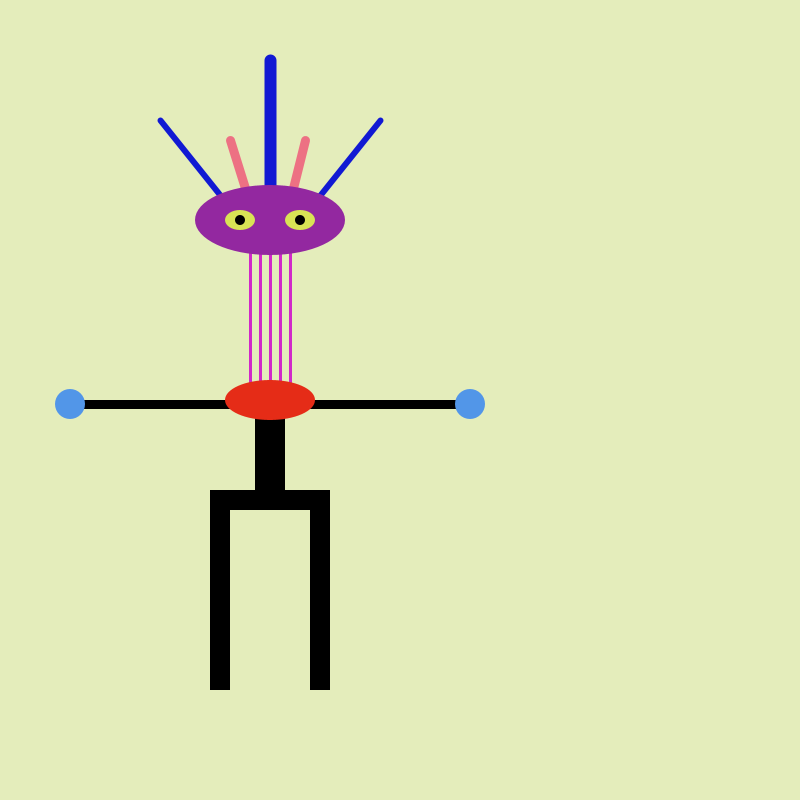
Frame 1 (no input)
Frame 60 (the mouse pressed at the canvas centre just before this capture): identical to frame 1, image omitted
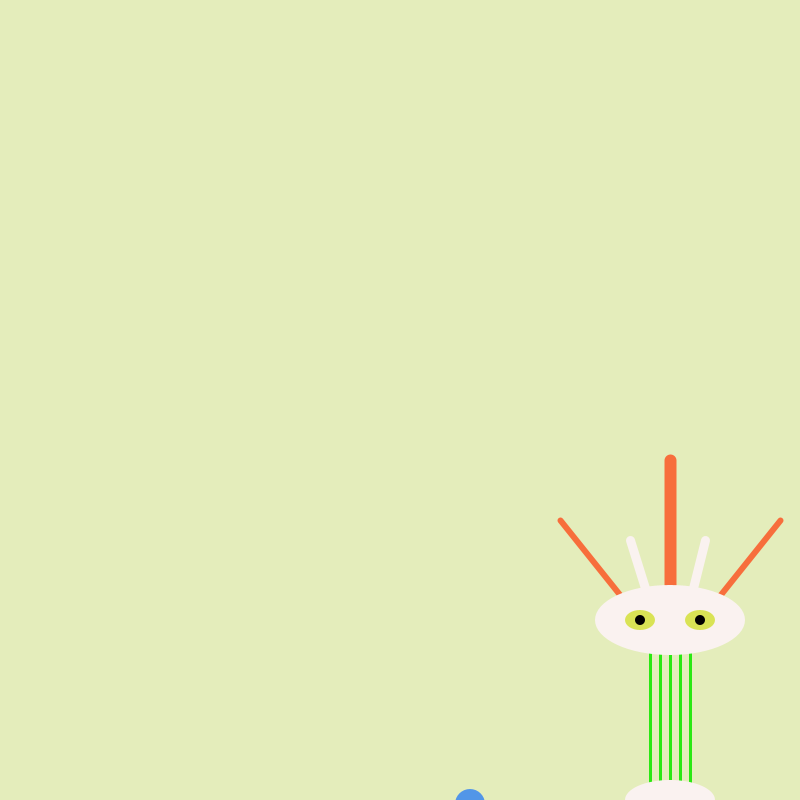
Frame 120 (the mouse held since frame 60 and released just before this capture)

The Processing sketch that drew these frames (run headless with seeded random() and noise(); from frame 60 on, the mouse is pressed at the canvas centre):

// Processing sketch: processing_56168
// ── processing_56168.pde

void setup() {
  size (800,800);
}

void draw() {
  
smooth();
strokeWeight(3);
background(#E4EDBB);
ellipseMode(RADIUS);

//Neck
stroke(#D128C9);
if (mousePressed == true) {
  stroke(#2AE813);
}
line(mouseX+250, mouseY+250, mouseX+250, mouseY+390);
line(mouseX+260, mouseY+250, mouseX+260, mouseY+390);
line(mouseX+270, mouseY+250, mouseX+270, mouseY+390);
line(mouseX+280, mouseY+250, mouseX+280, mouseY+390);
line(mouseX+290, mouseY+250, mouseX+290, mouseY+390);

//Antennae
strokeWeight(6);
stroke(#1119D3);
if (mousePressed == true) {
  stroke(#F76E3C);
}
line(mouseX+240, mouseY+220, mouseX+160, mouseY+120);
line(mouseX+300, mouseY+220, mouseX+380, mouseY+120);
strokeWeight(12);
line(mouseX+270, mouseY+220, mouseX+270, mouseY+60);
strokeWeight(9);
stroke(#ED7183);
if (mousePressed == true) {
  stroke(#FAF2F0);
}
line(mouseX+255, mouseY+220, mouseX+230, mouseY+140);
line(mouseX+285, mouseY+220, mouseX+305, mouseY+140);

//Head
noStroke();
fill(#9328A0);
if (mousePressed == true) {
  fill(#FAF2F0);
}
ellipse(mouseX+270, mouseY+220, 75, 35);
fill(#D9E355);
ellipse(mouseX+240, mouseY+220, 15, 10);
ellipse(mouseX+300, mouseY+220, 15, 10);
fill(0);
ellipse(mouseX+240, mouseY+220, 5, 5);
ellipse(mouseX+300, mouseY+220, 5, 5);

//Body
noStroke();
fill(0);
rect(mouseX+255, mouseY+400, 30, 90);
fill(0);
rect(mouseX+70, mouseY+400, 400, 9);
fill(#5296E8);
ellipse(mouseX+70, mouseY+404, 15, 15);
ellipse(mouseX+470, mouseY+404, 15, 15);
fill(#E52C17);
if (mousePressed == true) {
  fill(#FAF2F0);
}
ellipse(mouseX+270, mouseY+400, 45, 20);
fill(0);
if (mousePressed == true) {
  fill(#FAF2F0);
}
rect(mouseX+210, mouseY+490, 120, 20);
rect(mouseX+210, mouseY+490, 20, 200);
rect(mouseX+310, mouseY+490, 20, 200);
}
